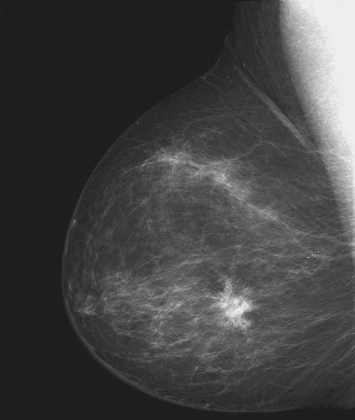
%> input picture images/breast.png, 355 x 420 px, shrunk from 482 x 571 before the run
$ octave --eval "result = myAbutaleb(imread('../images/breast.png'));"   (GNU Octave 9; MATLAB toolbox functions it lacks are replaced by stand-ins)
%> lines starting %> are read from the running program, lines starting %| are printed output that depends on the picture; in (x1, y1, x2, y2) boxes, pixels count from 0 and x2, y2 are one past the last pixel; in counts of white or black regions, pixels touching at a corner belong together; the program's own positions count from 1
function J = myAbutaleb(I)

% compute the average of all the neighborhoods in the image
F = fspecial('average', 3);
AvgI = uint8(conv2(double(I), F, 'same'));

% compute 2 dimensional histogram
hist2d = zeros(256,256);
for i = 1:numel(I)
  hist2d(I(i)+1, AvgI(i)+1) = hist2d(I(i)+1, AvgI(i)+1) + 1;
end
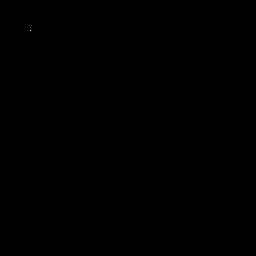
%> hist2d: size 256x256 double; min 0, max 49419, mean 2.3; drawn with min black and max white
p = hist2d ./ numel(I);

% compute the entropy of the entire histogram
H_mm = 0;
for i = 1:256
  for j = 1:256
    if p(i,j) > 0
      H_mm = H_mm - p(i,j) * log2(p(i,j));
    end
  end
end
%> after the loop, H_mm = 7.82

% compute total probabilities of all the thresholds
P = zeros(256);
H = zeros(256);

% base cases
P(1,1) = p(1,1);
%> P: size 256x256 double; every value is 0
if (p(1,1) > 0)
  H(1,1) = -p(1,1) * log2(p(1,1));
end

% base row
for i = 2:256
  P(i,1) = P(i-1,1) + p(i,1);
  if p(i,1) > 0
    H(i,1) = H(i-1,1) - p(i,1) * log2(p(i,1));
  else
    H(i,1) = H(i-1,1);
  end
end

% base column
for i = 2:256
  P(1,i) = P(1,i-1) + p(1,i);
  if p(1,i) > 0
    H(1,i) = H(1,i-1) - p(1,i) * log2(p(1,i));
  else
    H(1,i) = H(1,i-1);
  end
end

% compute totals and entropies
for s = 2:256
  for t = 2:256
    P(s,t) = P(s,t-1) + P(s-1,t) - P(s-1,t-1) + p(s,t);
    if p(s,t) > 0
      H(s,t) = H(s,t-1) + H(s-1,t) - H(s-1,t-1) - p(s,t) * log2(p(s,t));
    else
      H(s,t) = H(s,t-1) + H(s-1,t) - H(s-1,t-1);
    end
  end
end
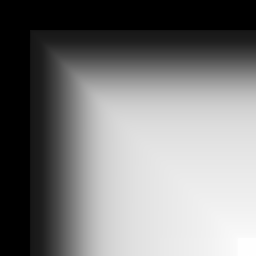
%> H: size 256x256 double; min 0, max 7.82, mean 3.79; drawn with min black and max white
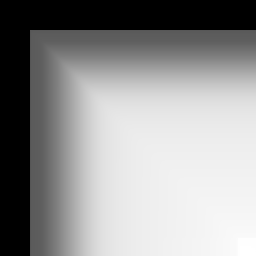
%> P: size 256x256 double; min 0, max 1, mean 0.58

% loop over the thresholds
max_psi = 0;
s_thresh = 0;
t_thresh = 0;
for s = 1:256
  for t = 1:256
      % compute entropy for this (s,t) pair
      P_st = P(s,t);
      H_st = H(s,t);
      if P_st > 0 && P_st < 1
        psi = log2(P_st*(1-P_st)) + H_st/P_st + (H_mm - H_st)/(1 - P_st);
      else
        psi = H_st/P_st + (H_mm - H_st)/(1 - P_st);
      end

      % check to see if this entropy is the max
      if psi > max_psi
        max_psi = psi;
        s_thresh = s-1;
        t_thresh = t-1;
      end
  end
end
%> after the loop, max_psi = 275.8; psi = 103.2; s_thresh = 253; t_thresh = 255

% print out thresholds used
disp(strcat('max_psi:', num2str(max_psi)));
%| max_psi:275.8232
disp(strcat('s_thresh:', num2str(s_thresh)));
%| s_thresh:253
disp(strcat('t_thresh:', num2str(t_thresh)));
%| t_thresh:255

% apply threshold to image
J = bitand(im2bw(I,s_thresh/255.0), im2bw(AvgI,t_thresh/255.0));
%> J: size 420x355 logical; every value is 0
end

$ run again, on images/crabpulsar-gamma.png
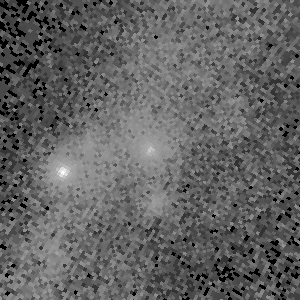
%> input picture images/crabpulsar-gamma.png, 300 x 300 px
%> after the loop in myAbutaleb, `for i = 1:256`: H_mm = 11.7
%> after the loop in myAbutaleb, `for s = 2:256`:
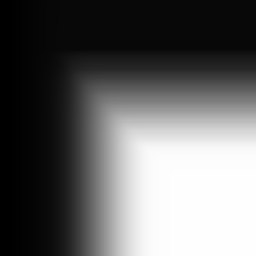
%> H: size 256x256 double; min 0.0286, max 11.7, mean 4.6; drawn with min black and max white
%> after the loop in myAbutaleb, `for s = 1:256`: max_psi = 21.42; psi = -29.26; s_thresh = 148; t_thresh = 95
%| max_psi:21.4213
%| s_thresh:148
%| t_thresh:95
%> in myAbutaleb, `J = bitand(im2bw(I,s_thresh/255.0), im2bw(AvgI,t_thresh/255.0));`:
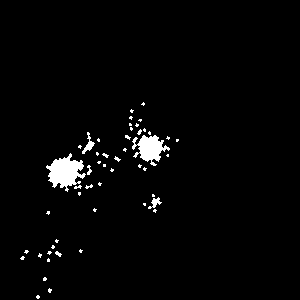
%> J: size 300x300 logical; 2.4% white; 51 white regions (44 under 20 px), largest, box (x1, y1, x2, y2) and area: (46, 153, 86, 192) 829, (132, 135, 170, 166) 608, (82, 132, 95, 154) 95

$ run again, on images/crabpulsar-xray.png
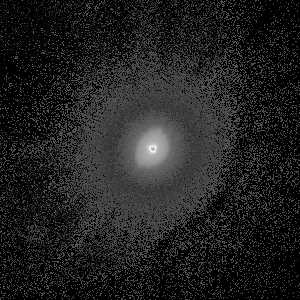
%> input picture images/crabpulsar-xray.png, 300 x 300 px
%> after the loop in myAbutaleb, `for i = 1:256`: H_mm = 9.03
%> after the loop in myAbutaleb, `for s = 2:256`:
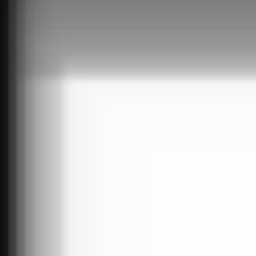
%> P: size 256x256 double; min 0.0567, max 1, mean 0.773
%> after the loop in myAbutaleb, `for s = 1:256`: max_psi = 18.46; psi = 3.6; s_thresh = 85; t_thresh = 72
%| max_psi:18.4617
%| s_thresh:85
%| t_thresh:72
%> in myAbutaleb, `J = bitand(im2bw(I,s_thresh/255.0), im2bw(AvgI,t_thresh/255.0));`:
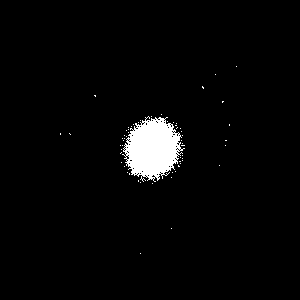
%> J: size 300x300 logical; 3% white; 61 white regions (60 under 20 px), largest, box (x1, y1, x2, y2) and area: (122, 116, 185, 182) 2594
